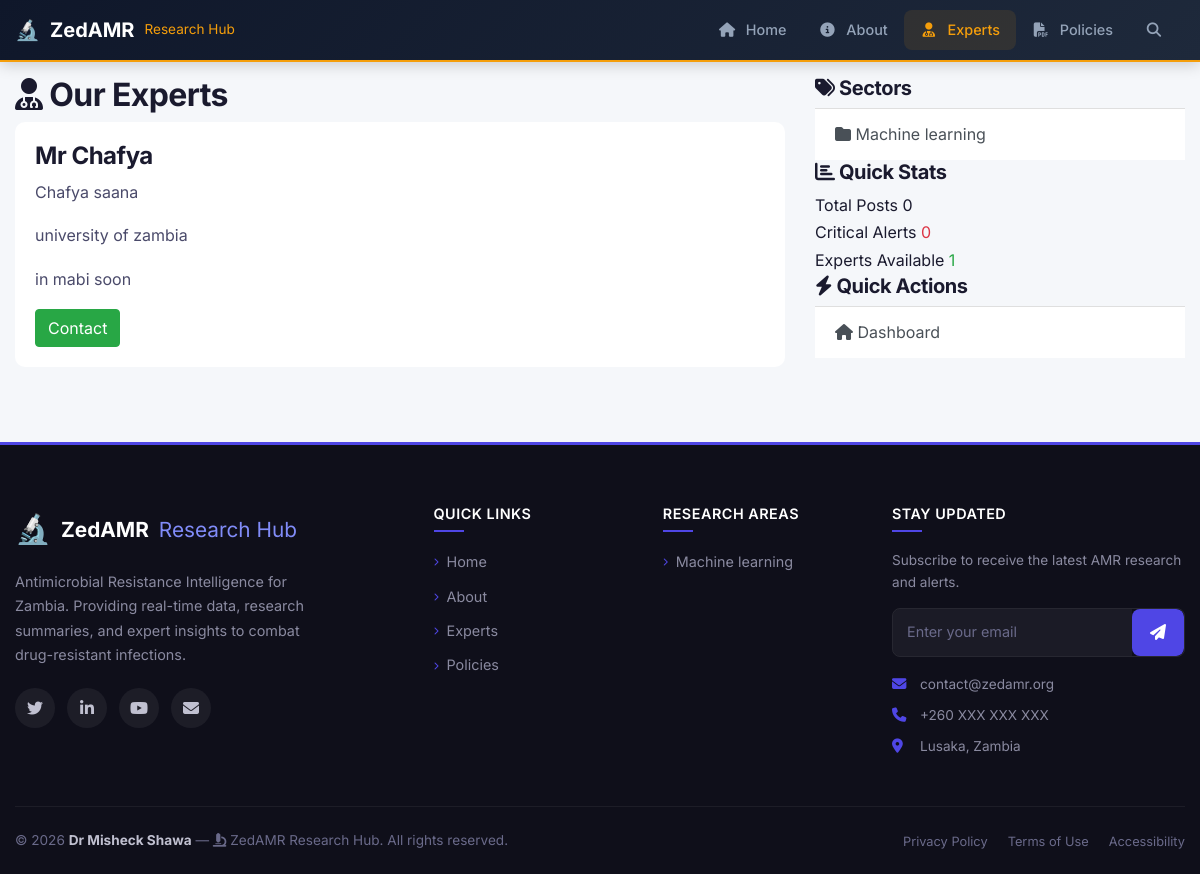
/experts/, run on the app's committed database.
### blog/models.py (models this page shows, shortened)
class Expert(models.Model):
    name = models.CharField(max_length=200)
    title = models.CharField(max_length=200)
    organization = models.CharField(max_length=200)
    expertise = models.TextField()
    email = models.EmailField()
    photo = models.ImageField(upload_to='experts/', blank=True, null=True)
    is_available = models.BooleanField(default=True)

class Sector(models.Model):
    name = models.CharField(max_length=100)
    slug = models.SlugField(unique=True, blank=True, null=True)  # Changed to allow null
    icon = models.CharField(max_length=50, help_text="FontAwesome icon class", blank=True)
    description = models.TextField(blank=True)

### blog/views.py (the view)
# urls.py: path('experts/', views.expert_list, name='expert-list'),
def expert_list(request):
    experts = Expert.objects.filter(is_available=True)
    context = {
        'experts': experts,
        'title': 'Ask an Expert',
        'total_experts': experts.count(),
        'sectors': Sector.objects.all(),
    }
    return render(request, 'blog/experts.html', context)

### blog/context_processors.py (called while the page is built, shortened)
def admin_context(request):
    return {}

### blog/templates/blog/experts.html
{% extends 'blog/base.html' %}
{% block content %}
<h2><i class="fas fa-user-md"></i> Our Experts</h2>
<div class="expert-grid">
    {% for expert in experts %}
    <div class="expert-card" style="background: white; padding: 20px; border-radius: 10px; margin-bottom: 15px;">
        <h4>{{ expert.name }}</h4>
        <p>{{ expert.title }}</p>
        <p>{{ expert.organization }}</p>
        <p>{{ expert.expertise }}</p>
        <a href="{% url 'contact-expert' expert.id %}" class="btn btn-success">Contact</a>
    </div>
    {% empty %}
    <p>No experts available.</p>
    {% endfor %}
</div>
{% endblock %}

### blog/templates/blog/base.html (shortened to what this page needs)
{% load static %}
<!DOCTYPE html>
<html>
<head>
    <link rel="stylesheet" href="https://maxcdn.bootstrapcdn.com/bootstrap/4.0.0/css/bootstrap.min.css">
    <link rel="stylesheet" href="https://cdnjs.cloudflare.com/ajax/libs/font-awesome/6.4.0/css/all.min.css">
    <link rel="stylesheet" href="{% static 'blog/main.css' %}">
</head>
<body>
    <nav class="navbar navbar-expand-lg navbar-light bg-white fixed-top shadow-sm">
        <div class="container">
            <a class="navbar-brand" href="{% url 'blog-home' %}">
                <span class="brand-icon">🔬</span>
                <span class="brand-text">ZedAMR</span>
                <span class="brand-sub">Research Hub</span>
            </a>
            <div class="collapse navbar-collapse" id="navbarMain">
                <ul class="navbar-nav ml-auto">
                    <li class="nav-item">
                        <a class="nav-link {% if request.path == '/' %}active{% endif %}" href="{% url 'blog-home' %}">
                            <i class="fas fa-home"></i> Home
                        </a>
                    </li>
                    <li class="nav-item">
                        <a class="nav-link {% if 'about' in request.path %}active{% endif %}" href="{% url 'blog-about' %}">
                            <i class="fas fa-info-circle"></i> About
                        </a>
                    </li>
                    <li class="nav-item">
                        <a class="nav-link {% if 'expert' in request.path %}active{% endif %}" href="{% url 'expert-list' %}">
                            <i class="fas fa-user-md"></i> Experts
                        </a>
                    </li>
                    <li class="nav-item">
                        <a class="nav-link {% if 'policy' in request.path %}active{% endif %}" href="{% url 'policy-list' %}">
                            <i class="fas fa-file-pdf"></i> Policies
                        </a>
                    </li>
                    <li class="nav-item">
                        <a class="nav-link nav-link-search" href="#" data-toggle="modal" data-target="#searchModal">
                            <i class="fas fa-search"></i>
                        </a>
                    </li>
                </ul>
            </div>
        </div>
    </nav>
    <main role="main" class="main-content">
        <div class="container">
            <div class="row">
                <div class="col-lg-8">
                    {% block content %}{% endblock %}
                </div>
                <div class="col-lg-4">
                    <aside class="sidebar">
                        <div class="sidebar-card">
                            <h5 class="sidebar-card-title">
                                <i class="fas fa-tags"></i> Sectors
                            </h5>
                            <div class="list-group list-group-flush">
                                {% for sector in sectors %}
                                <a href="{% url 'sector-posts' sector.slug %}" class="list-group-item list-group-item-action">
                                    <i class="fas fa-folder"></i> {{ sector.name }}
                                </a>
                                {% empty %}
                                <span class="list-group-item text-muted">No sectors available</span>
                                {% endfor %}
                            </div>
                        </div>
                        <div class="sidebar-card">
                            <h5 class="sidebar-card-title">
                                <i class="fas fa-chart-bar"></i> Quick Stats
                            </h5>
                            <div class="stats-list">
                                <div class="stat-item">
                                    <span class="stat-item-label">Total Posts</span>
                                    <span class="stat-item-value">{{ total_posts|default:0 }}</span>
                                </div>
                                <div class="stat-item">
                                    <span class="stat-item-label">Critical Alerts</span>
                                    <span class="stat-item-value text-danger">{{ total_alerts|default:0 }}</span>
                                </div>
                                <div class="stat-item">
                                    <span class="stat-item-label">Experts Available</span>
                                    <span class="stat-item-value text-success">{{ experts.count|default:0 }}</span>
                                </div>
                            </div>
                        </div>
                        <div class="sidebar-card">
                            <h5 class="sidebar-card-title">
                                <i class="fas fa-bolt"></i> Quick Actions
                            </h5>
                            <div class="list-group list-group-flush">
                                <a href="{% url 'blog-home' %}" class="list-group-item list-group-item-action">
                                    <i class="fas fa-home"></i> Dashboard
                                </a>
                            </div>
                        </div>
                    </aside>
                </div>
            </div>
        </div>
    </main>
    <footer class="footer">
        <div class="container">
            <div class="footer-grid">
                <div class="footer-col footer-brand-col">
                    <div class="footer-brand">
                        <span class="footer-icon">🔬</span>
                        <span class="footer-brand-text">ZedAMR</span>
                        <span class="footer-brand-sub">Research Hub</span>
                    </div>
                    <p class="footer-about">
                        Antimicrobial Resistance Intelligence for Zambia.
                        Providing real-time data, research summaries, and
                        expert insights to combat drug-resistant infections.
                    </p>
                    <div class="footer-social">
                        <a href="#" aria-label="Twitter"><i class="fab fa-twitter"></i></a>
                        <a href="#" aria-label="LinkedIn"><i class="fab fa-linkedin-in"></i></a>
                        <a href="#" aria-label="YouTube"><i class="fab fa-youtube"></i></a>
                        <a href="#" aria-label="Email"><i class="fas fa-envelope"></i></a>
                    </div>
                </div>
                <div class="footer-col">
                    <h5 class="footer-heading">Quick Links</h5>
                    <ul class="footer-links">
                        <li><a href="{% url 'blog-home' %}"><i class="fas fa-chevron-right"></i> Home</a></li>
                        <li><a href="{% url 'blog-about' %}"><i class="fas fa-chevron-right"></i> About</a></li>
                        <li><a href="{% url 'expert-list' %}"><i class="fas fa-chevron-right"></i> Experts</a></li>
                        <li><a href="{% url 'policy-list' %}"><i class="fas fa-chevron-right"></i> Policies</a></li>
                    </ul>
                </div>
                <div class="footer-col">
                    <h5 class="footer-heading">Research Areas</h5>
                    <ul class="footer-links">
                        {% for sector in sectors %}
                        <li><a href="{% url 'sector-posts' sector.slug %}"><i class="fas fa-chevron-right"></i> {{ sector.name }}</a></li>
                        {% empty %}
                        <li><a href="#"><i class="fas fa-chevron-right"></i> Health</a></li>
                        <li><a href="#"><i class="fas fa-chevron-right"></i> Agriculture</a></li>
                        <li><a href="#"><i class="fas fa-chevron-right"></i> Environment</a></li>
                        {% endfor %}
                    </ul>
                </div>
                <div class="footer-col">
                    <h5 class="footer-heading">Stay Updated</h5>
                    <p class="footer-newsletter-text">
                        Subscribe to receive the latest AMR research and alerts.
                    </p>
                    <form class="footer-newsletter" method="POST" action="#">
                        <div class="newsletter-group">
                            <input type="email" class="newsletter-input" placeholder="Enter your email" required>
                            <button type="submit" class="newsletter-btn">
                                <i class="fas fa-paper-plane"></i>
                            </button>
                        </div>
                    </form>
                    <div class="footer-contact">
                        <p><i class="fas fa-envelope"></i> <a href="mailto:contact@zedamr.org">contact@zedamr.org</a></p>
                        <p><i class="fas fa-phone"></i> <a href="tel:+260XXX">+260 XXX XXX XXX</a></p>
                        <p><i class="fas fa-map-marker-alt"></i> Lusaka, Zambia</p>
                    </div>
                </div>
            </div>
            <div class="footer-bottom">
                <div class="footer-bottom-content">
                    <p class="footer-copy">
                        &copy; {% now "Y" %} <strong>Dr Misheck Shawa</strong> &mdash;
                        <i class="fas fa-microscope"></i> ZedAMR Research Hub.
                        All rights reserved.
                    </p>
                    <ul class="footer-legal">
                        <li><a href="#">Privacy Policy</a></li>
                        <li><a href="#">Terms of Use</a></li>
                        <li><a href="#">Accessibility</a></li>
                    </ul>
                </div>
            </div>
        </div>
    </footer>
</body>
</html>

### data on the page
Expert: name "Mr Chafya", title "Chafya saana", organization "university of zambia", expertise "in mabi soon"
Sector: name "Machine learning"

### other printed values
{{ total_posts|default:0 }} "0"
{{ total_alerts|default:0 }} "0"
{{ experts.count|default:0 }} "1"
